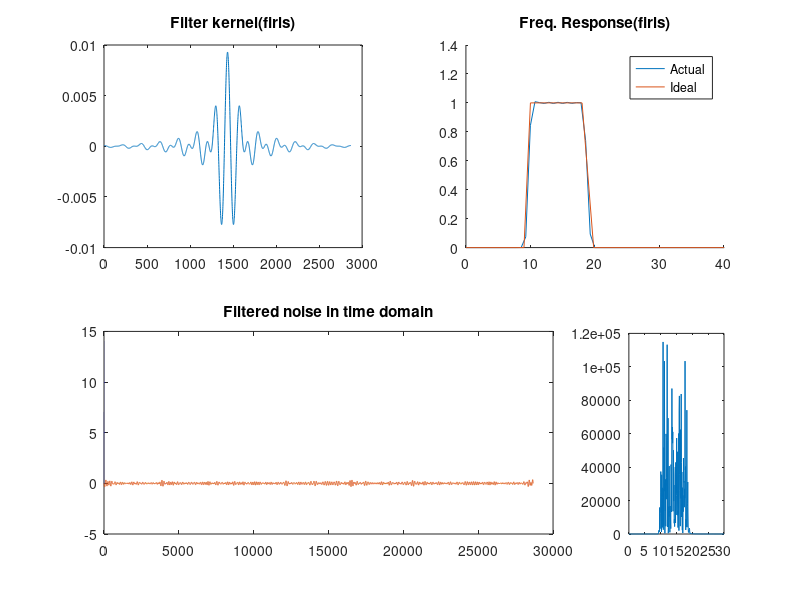

This chart was generated by the following MATLAB code:
clear,clf
%% define filter parameters and construct filter kernel
samprate = 2048; %hz

lower_bnd = 10; %hz
upper_bnd = 18;

lower_trans = .1;
upper_trans = .1; %try changing

filtorder = 14*round(samprate/lower_bnd);%try changing

filter_shape = [0 0 1 1 0 0];
filter_freqs = [0 lower_bnd*(1-lower_trans) ...
                lower_bnd upper_bnd...
                upper_bnd*(1+upper_trans) (samprate/2)] / (samprate/2);

filterkern = firls(filtorder,filter_freqs,filter_shape);%filter kernel
hz = linspace(0,samprate/2,floor(length(filterkern)/2)+1);
filtpow = abs(fft(filterkern)).^2;

figure(1),clf
subplot(2,2,1)
plot(filterkern)
title('Filter kernel(firls)')

subplot(2,2,2),hold on
plot(hz,filtpow(1:length(hz)))
plot(filter_freqs*samprate/2,filter_shape)
xlim([0,40])
legend({'Actual';'Ideal'})
title('Freq. Response(firls)')


%% filtering

filtnoise = filtfilt(filterkern,1,randn(samprate*14,1));
timevec = (0:length(filtnoise)-1)/samprate;

subplot(2,4,5:7)
plot(timevec,timevec,filtnoise)
title('Filtered noise in time domain')

subplot(2,4,8)
noisepower = abs(fft(filtnoise)).^2;
plot(linspace(0,samprate,length(noisepower)),noisepower)
xlim([0 30])
